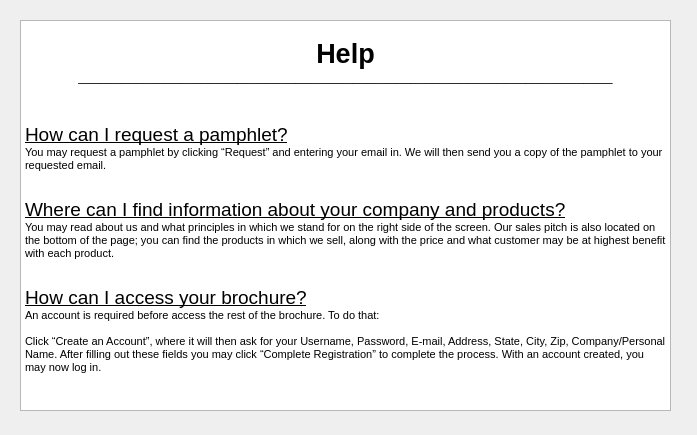
<?xml version="1.0" encoding="UTF-8"?>
<ui version="4.0">
 <class>Help</class>
 <widget class="QDialog" name="Help">
  <property name="geometry">
   <rect>
    <x>0</x>
    <y>0</y>
    <width>697</width>
    <height>435</height>
   </rect>
  </property>
  <property name="windowTitle">
   <string>Help</string>
  </property>
  <widget class="QTextBrowser" name="textBrowser">
   <property name="geometry">
    <rect>
     <x>20</x>
     <y>20</y>
     <width>651</width>
     <height>391</height>
    </rect>
   </property>
   <property name="html">
    <string>&lt;!DOCTYPE HTML PUBLIC &quot;-//W3C//DTD HTML 4.0//EN&quot; &quot;http://www.w3.org/TR/REC-html40/strict.dtd&quot;&gt;
&lt;html&gt;&lt;head&gt;&lt;meta name=&quot;qrichtext&quot; content=&quot;1&quot; /&gt;&lt;style type=&quot;text/css&quot;&gt;
p, li { white-space: pre-wrap; }
&lt;/style&gt;&lt;/head&gt;&lt;body style=&quot; font-family:'MS Shell Dlg 2'; font-size:8.25pt; font-weight:400; font-style:normal;&quot;&gt;
&lt;p align=&quot;center&quot; style=&quot;-qt-paragraph-type:empty; margin-top:0px; margin-bottom:0px; margin-left:0px; margin-right:0px; -qt-block-indent:0; text-indent:0px;&quot;&gt;&lt;br /&gt;&lt;/p&gt;
&lt;p align=&quot;center&quot; style=&quot; margin-top:0px; margin-bottom:0px; margin-left:0px; margin-right:0px; -qt-block-indent:0; text-indent:0px;&quot;&gt;&lt;span style=&quot; font-size:20pt; font-weight:600;&quot;&gt;Help&lt;/span&gt;&lt;/p&gt;
&lt;p align=&quot;center&quot; style=&quot; margin-top:0px; margin-bottom:0px; margin-left:0px; margin-right:0px; -qt-block-indent:0; text-indent:0px;&quot;&gt;&lt;span style=&quot; font-size:10pt;&quot;&gt;__________________________________________________________________________&lt;/span&gt;&lt;/p&gt;
&lt;p style=&quot;-qt-paragraph-type:empty; margin-top:0px; margin-bottom:0px; margin-left:0px; margin-right:0px; -qt-block-indent:0; text-indent:0px; font-size:8pt;&quot;&gt;&lt;br /&gt;&lt;/p&gt;
&lt;p style=&quot;-qt-paragraph-type:empty; margin-top:0px; margin-bottom:0px; margin-left:0px; margin-right:0px; -qt-block-indent:0; text-indent:0px; font-size:8pt; text-decoration: underline;&quot;&gt;&lt;br /&gt;&lt;/p&gt;
&lt;p style=&quot;-qt-paragraph-type:empty; margin-top:0px; margin-bottom:0px; margin-left:0px; margin-right:0px; -qt-block-indent:0; text-indent:0px; font-size:8pt; text-decoration: underline;&quot;&gt;&lt;br /&gt;&lt;/p&gt;
&lt;p style=&quot; margin-top:0px; margin-bottom:0px; margin-left:0px; margin-right:0px; -qt-block-indent:0; text-indent:0px;&quot;&gt;&lt;span style=&quot; font-size:14pt; text-decoration: underline;&quot;&gt;How can I request a pamphlet?&lt;/span&gt;&lt;/p&gt;
&lt;p style=&quot; margin-top:0px; margin-bottom:0px; margin-left:0px; margin-right:0px; -qt-block-indent:0; text-indent:0px;&quot;&gt;&lt;span style=&quot; font-size:8pt;&quot;&gt;You may request a pamphlet by clicking “Request” and entering your email in. We will then send you a copy of the pamphlet to your requested email. &lt;/span&gt;&lt;/p&gt;
&lt;p style=&quot;-qt-paragraph-type:empty; margin-top:0px; margin-bottom:0px; margin-left:0px; margin-right:0px; -qt-block-indent:0; text-indent:0px; font-size:8pt;&quot;&gt;&lt;br /&gt;&lt;/p&gt;
&lt;p style=&quot;-qt-paragraph-type:empty; margin-top:0px; margin-bottom:0px; margin-left:0px; margin-right:0px; -qt-block-indent:0; text-indent:0px; font-size:8pt;&quot;&gt;&lt;br /&gt;&lt;/p&gt;
&lt;p style=&quot; margin-top:0px; margin-bottom:0px; margin-left:0px; margin-right:0px; -qt-block-indent:0; text-indent:0px;&quot;&gt;&lt;span style=&quot; font-size:14pt; text-decoration: underline;&quot;&gt;Where can I find information about your company and products?&lt;/span&gt;&lt;/p&gt;
&lt;p style=&quot; margin-top:0px; margin-bottom:0px; margin-left:0px; margin-right:0px; -qt-block-indent:0; text-indent:0px;&quot;&gt;&lt;span style=&quot; font-size:8pt;&quot;&gt;You may read about us and what principles in which we stand for on the right side of the screen. Our sales pitch is also located on the bottom of the page; you can find the products in which we sell, along with the price and what customer may be at highest benefit with each product. &lt;/span&gt;&lt;/p&gt;
&lt;p style=&quot;-qt-paragraph-type:empty; margin-top:0px; margin-bottom:0px; margin-left:0px; margin-right:0px; -qt-block-indent:0; text-indent:0px; font-size:8pt;&quot;&gt;&lt;br /&gt;&lt;/p&gt;
&lt;p style=&quot;-qt-paragraph-type:empty; margin-top:0px; margin-bottom:0px; margin-left:0px; margin-right:0px; -qt-block-indent:0; text-indent:0px; font-size:8pt;&quot;&gt;&lt;br /&gt;&lt;/p&gt;
&lt;p style=&quot; margin-top:0px; margin-bottom:0px; margin-left:0px; margin-right:0px; -qt-block-indent:0; text-indent:0px;&quot;&gt;&lt;span style=&quot; font-size:14pt; text-decoration: underline;&quot;&gt;How can I access your brochure?&lt;/span&gt;&lt;/p&gt;
&lt;p style=&quot; margin-top:0px; margin-bottom:0px; margin-left:0px; margin-right:0px; -qt-block-indent:0; text-indent:0px;&quot;&gt;&lt;span style=&quot; font-size:8pt;&quot;&gt;An account is required before access the rest of the brochure. To do that:&lt;/span&gt;&lt;/p&gt;
&lt;p style=&quot;-qt-paragraph-type:empty; margin-top:0px; margin-bottom:0px; margin-left:0px; margin-right:0px; -qt-block-indent:0; text-indent:0px; font-size:8pt;&quot;&gt;&lt;br /&gt;&lt;/p&gt;
&lt;p style=&quot; margin-top:0px; margin-bottom:0px; margin-left:0px; margin-right:0px; -qt-block-indent:0; text-indent:0px;&quot;&gt;&lt;span style=&quot; font-size:8pt;&quot;&gt;Click “Create an Account”, where it will then ask for your Username, Password, E-mail, Address, State, City, Zip, Company/Personal Name. After filling out these fields you may click “Complete Registration” to complete the process. With an account created, you may now log in.&lt;/span&gt;&lt;/p&gt;
&lt;p style=&quot;-qt-paragraph-type:empty; margin-top:0px; margin-bottom:0px; margin-left:0px; margin-right:0px; -qt-block-indent:0; text-indent:0px; font-size:8pt;&quot;&gt;&lt;br /&gt;&lt;/p&gt;&lt;/body&gt;&lt;/html&gt;</string>
   </property>
  </widget>
 </widget>
 <resources/>
 <connections/>
</ui>
